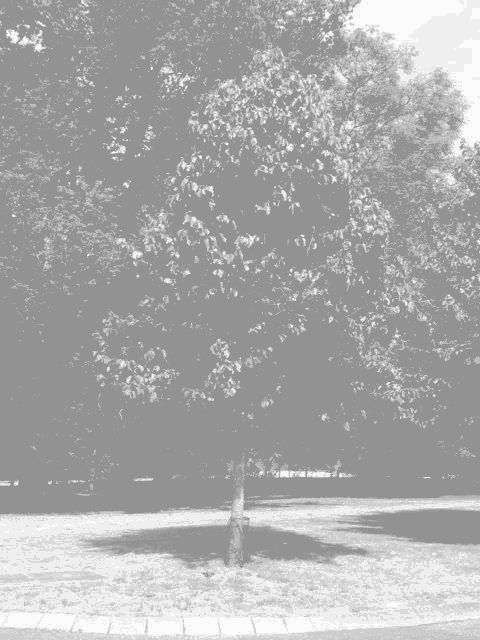
%> input picture tmp.pgm, 480 x 640 px
$ octave --eval "result = my_sift('tmp.pgm');"   (GNU Octave 9; MATLAB toolbox functions it lacks are replaced by stand-ins)
%> lines starting %> are read from the running program, lines starting %| are printed output that depends on the picture
%> in my_sift, image is the input picture: size 640x480 uint8; min 146, max 251, mean 169.9
### pre_processing.m
function X = pre_processing(P)
%UNTITLED2 Summary of this function goes here
    %% whitening : mean = 0, standard deviation = 1;
    [m,n] = size(P);
%> m = 640; n = 480
    mu = sum(sum(P))/(m*n);
%> mu = 169.9
    sigma_sqare = sum(sum((P-mu).^2))/(m*n);
%> sigma_sqare = 74.37
    sigma = sqrt(sigma_sqare);
%> sigma = 8.62
    X = (P-mu)/sigma;
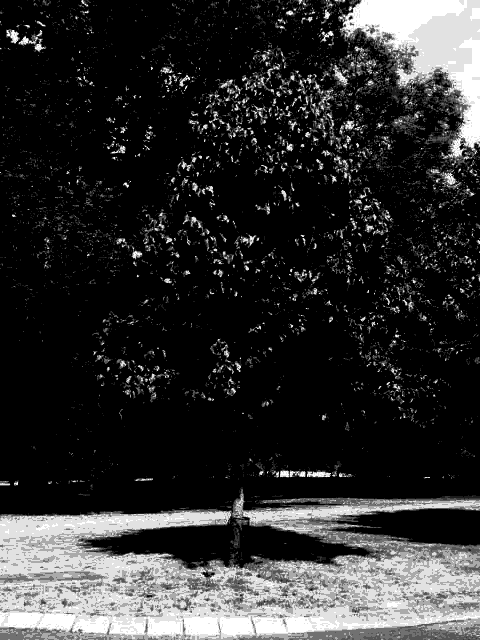
%> X: size 640x480 uint8; min 0, max 9, mean 1.69; drawn with min black and max white
    %% histogram equalization
    X = histeq(X);
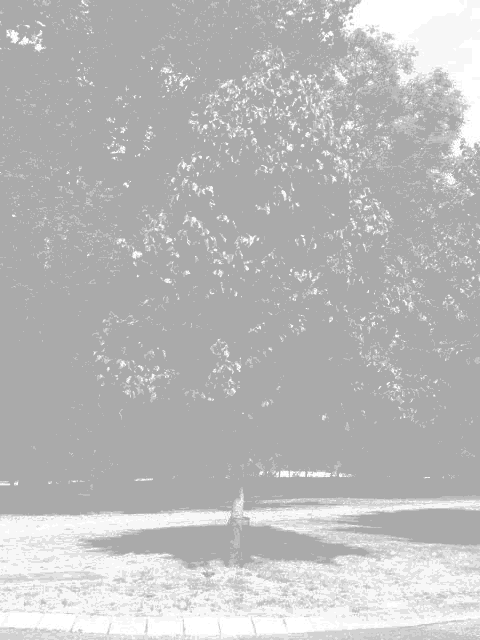
%> X: size 640x480 uint8; min 170, max 255, mean 186.5
end

### my_sift.m
function [descriptors] = my_sift(imageFile)
% [descriptors] = my_sift(imageFile)
% This function reads an image and returns its SIFT keypoints.
%   Input parameters:
%     imageFile: the file name for the image.
%
%   Returned:
%
%     descriptors: a K-by-128 matrix, where each row gives an invariant
%         descriptor for one of the K keypoints.The descriptor is a vector
%         of 128 values normalized to unit length.
%
% Credits: Thanks for initial version of this program to D. Alvaro and
%          J.J. Guerrero, Universidad de Zaragoza (modified by D. Lowe)

% Load image
image = imread(imageFile);

% Converted to grayscale.
image = rgb2gray(image);

% Pre-processed with whitening, normalization, and histogram equalization
image = pre_processing(image);

[rows, cols] = size(image);
%> rows = 640; cols = 480

% Convert into PGM imagefile, readable by "keypoints" executable
f = fopen('tmp.pgm', 'w');
if f == -1
    error('Could not create file tmp.pgm.');
end
fprintf(f, 'P5\n%d\n%d\n255\n', cols, rows);
fwrite(f, image', 'uint8');
fclose(f);

% Call keypoints executable
% siftWin32.exe is a excution file
if isunix
    command = '!./sift ';
else
    command = '!siftWin32 ';
end
command = [command ' <tmp.pgm >tmp.key'];
%> (the run ends here)
